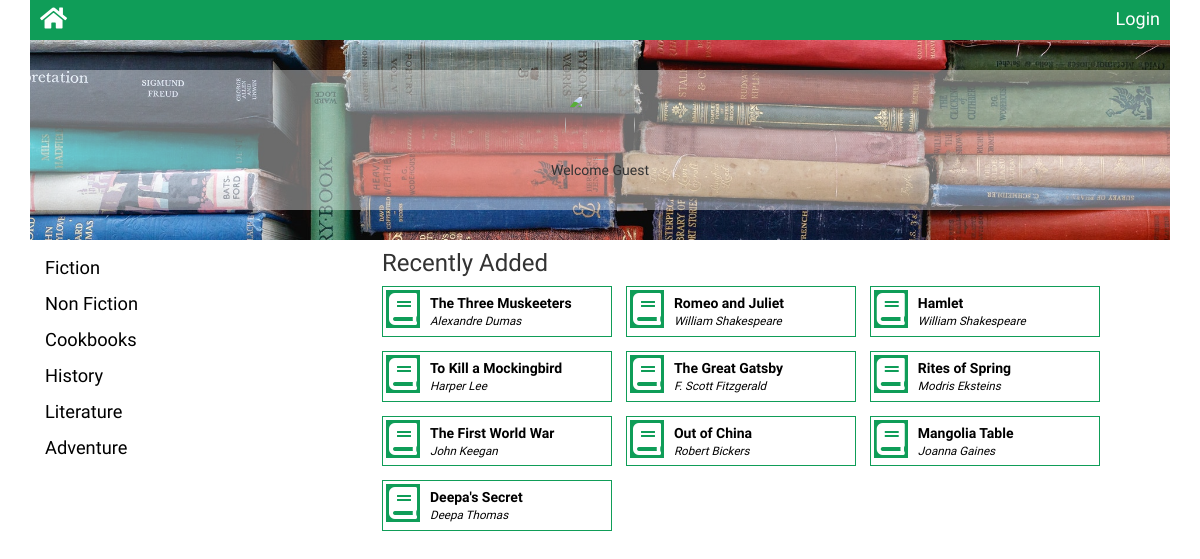
The app's page /catalog, older data.
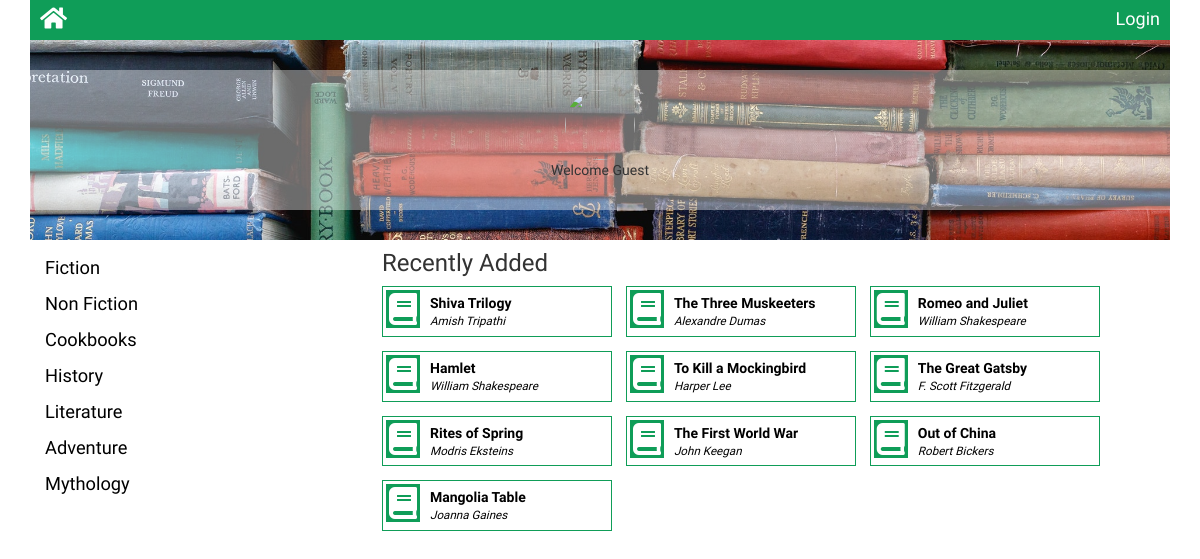
The same page, newer data.
### database_setup.py (models this page shows, shortened)
class BookCategory(Base):
    __tablename__ = 'book_category'
    id = Column(Integer,primary_key = True)
    name = Column(String(140),nullable = False)

class Books(Base):
    __tablename__ = 'books'
    id = Column(Integer, primary_key=True)
    name = Column(String(150), nullable=False)
    description = Column(String)
    author = Column(String)
    price = Column(String)
    category_id = Column(Integer, ForeignKey("book_category.id"))
    book_category = relationship(BookCategory)
    user_id = Column(Integer, ForeignKey("user.id"))
    user = relationship(User)
    created_at = Column(DateTime, default=datetime.datetime.utcnow)
    updated_at = Column(DateTime, default=datetime.datetime.utcnow,
                        onupdate=datetime.datetime.utcnow)

### Books.py (the view)
@app.route('/')
@app.route('/catalog')
def getBookCatalog():
    categories = session.query(BookCategory).all()
    top10 = (session.query(Books)
             .order_by(Books.updated_at.desc())
             .limit(10).all())
    if 'username' not in login_session:
        return render_template('publicCatalog.html', categories=categories,
                               books=top10)
    else:
        return render_template('catalog.html', categories=categories,
                               books=top10, login_session=login_session)

### templates/publicCatalog.html (shortened to what this page needs)
<!DOCTYPE>
<html>
<head>
    <link rel=stylesheet type=text/css href="{{url_for('static',filename='css/catalog.css')}}">
</head>
<body>
    {% extends "main.html" %}
    {% block content %}
    <header>
        {% include "header.html" %}
    </header>
    <main>
        <div class="content">
            <div class="left-col">
                {% for c in categories %}
                <a class="category-name" href="{{url_for('getAllBooksForCategory',category_id = c.id)}}">
                    <div class="book-category heading-font">
                        {{c.name}}
                    </div>
                </a>
                {% endfor %}
            </div>
            <div class="right-col">
                {% if books %}
                {% include "details.html" %}
                {% endif %}
            </div>
        </div>
        {% endblock %}

### templates/main.html (shortened to what this page needs)
<!DOCTYPE>
<html>
<head>
    <link rel="stylesheet" href="https://use.fontawesome.com/releases/v5.8.1/css/all.css"
>
    <link rel=stylesheet type=text/css href="{{url_for('static',filename='css/global.css')}}">
    <link rel="stylesheet" href="https://stackpath.bootstrapcdn.com/bootstrap/3.4.1/css/bootstrap.min.css"
>
    <link rel="stylesheet" href="https://stackpath.bootstrapcdn.com/bootstrap/3.4.1/css/bootstrap-theme.min.css"
>
</head>
<body>
    <div class="container">
        {% block content %}
        {% endblock %}
    </div>
</body>
</html>

### templates/header.html (shortened to what this page needs)
<head>
    <link rel=stylesheet type=text/css href="{{url_for('static',filename='css/header.css')}}">
</head>
<div class="header-bar">
    <a class="home-icon" href="{{url_for('getBookCatalog')}}"><i class="fas fa-home"></i></a>
    {% if 'username' in session %}
    <a class="login-btn content-font" href="{{url_for('disconnect')}}">Logout</a>
    {% else %}
    <a class="login-btn content-font" href="{{url_for('showLogin')}}">Login</a>
    {% endif %}
</div>
<div class="image-container">
        <div class="opaque-container">
            <div>
                <image name="profile-pic" class="user-image"></image>
                <p name="user" class="user-name content-font"></p>
            </div>
        </div>
    </div>

### templates/details.html (shortened to what this page needs)
<head>
    <link rel=stylesheet type=text/css href="{{url_for('static',filename='css/detail.css')}}">
</head>
<body>
        {% if category %}
        <h3 class="details-heading heading-font">{{category.name}}</h3>
        {% else %}
        <h3 class="details-heading heading-font">Recently Added</h3>
        {% endif %}
    {% for book in books %}
    <div class="book-container">
        <div class="book-image">
            <i class="fas fa-book"></i>
        </div>
        <a class="book-detail-link" href="{{url_for('bookDetails',category_id = book.category_id,book_id = book.id)}}">
        <div class="book-details content-font">
            <p class="book-name">{{book.name}}</p>
            <p class="book-author">{{book.author}}</p>
        </div>
        </a>
    </div>
    {% endfor %}
</body>

### static/css/catalog.css (style rules this page uses)
.content { overflow:auto; }
.left-col { width:20%; height:100%; float:left; padding:1rem; }
.right-col { width:70%; height:100%; float:right; padding-left: 1rem; padding-top:1rem; }
.book-category { padding:0.5rem; }
.category-name { text-decoration:none; color:#000000; font-size: 1.825rem; }

### static/css/global.css (style rules this page uses)
body { margin:0; box-sizing: border-box; }
.heading-font { font-family: 'Josefin Sans', sans-serif; }
.content-font { font-family: 'Varela Round', sans-serif; }

### static/css/header.css (style rules this page uses)
.header-bar { height:40px; background-color:rgb(15,157,88); color:#ffffff; }
.home-icon { display:inline-block; margin-top:0.6rem; color:white; float:left; margin-left:1rem; font-size:x-large; }
.login-btn { display:inline-block; margin-top:0.6rem; color:white; float:right; margin-right:1rem; text-decoration: none; font-size:large; }
.image-container { background-image: url("../images/header_pic.jpeg"); height:200px; background-size: cover; text-align:center; }
.opaque-container { background-color: rgba(255,255,255,0.4); padding: 2rem; position:relative; top:3rem; }
.user-image { width:70px; height:70px; border-radius:50%; }

### static/css/detail.css (style rules this page uses)
.details-heading { margin-top:0; }
.book-container { overflow: auto; border: 1px solid rgb(15,157,88); min-width: 230px; max-width:230px; display: inline-block; margin-right: 1rem; margin-bottom: 1rem; padding:0.3rem; }
.book-image { float: left; font-size: xx-large; padding: 0.3rem; margin-right:1rem; color:#ffffff; background-color:rgb(15,157,88); }
.book-details { padding: 0.3rem; }
.book-details p { margin:0; }
.book-detail-link { color:#000000; text-decoration: none; }
.book-author { font-size: smaller; font-style: italic; }
.book-name { font-weight: bold; }

Row changes from the older to the newer data that the page shows:
no longer on this page (row unchanged): Books: name "Deepa's Secret", author "Deepa Thomas"
added BookCategory: name "Mythology"
added Books: name "Shiva Trilogy", author "Amish Tripathi"
